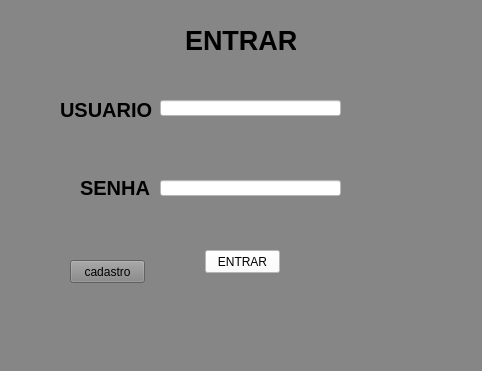
<?xml version="1.0" encoding="UTF-8"?>
<ui version="4.0">
 <class>MainWindow</class>
 <widget class="QMainWindow" name="MainWindow">
  <property name="geometry">
   <rect>
    <x>0</x>
    <y>0</y>
    <width>482</width>
    <height>371</height>
   </rect>
  </property>
  <property name="font">
   <font>
    <pointsize>8</pointsize>
    <weight>50</weight>
    <italic>false</italic>
    <bold>false</bold>
    <underline>false</underline>
    <strikeout>false</strikeout>
    <kerning>true</kerning>
   </font>
  </property>
  <property name="windowTitle">
   <string>MainWindow</string>
  </property>
  <property name="styleSheet">
   <string notr="true">

background-color: rgb(134, 134, 134);</string>
  </property>
  <widget class="QWidget" name="centralwidget">
   <widget class="QLabel" name="label">
    <property name="enabled">
     <bool>false</bool>
    </property>
    <property name="geometry">
     <rect>
      <x>185</x>
      <y>20</y>
      <width>111</width>
      <height>41</height>
     </rect>
    </property>
    <property name="font">
     <font>
      <pointsize>20</pointsize>
      <weight>75</weight>
      <italic>false</italic>
      <bold>true</bold>
      <underline>false</underline>
      <strikeout>false</strikeout>
      <kerning>true</kerning>
     </font>
    </property>
    <property name="styleSheet">
     <string notr="true">color: rgb(0, 0, 0);
color: rgb(0, 0, 0);</string>
    </property>
    <property name="text">
     <string>ENTRAR</string>
    </property>
   </widget>
   <widget class="QLabel" name="label_2">
    <property name="geometry">
     <rect>
      <x>60</x>
      <y>100</y>
      <width>101</width>
      <height>20</height>
     </rect>
    </property>
    <property name="font">
     <font>
      <pointsize>15</pointsize>
      <weight>75</weight>
      <bold>true</bold>
     </font>
    </property>
    <property name="styleSheet">
     <string notr="true">
color: rgb(0, 0, 0);</string>
    </property>
    <property name="text">
     <string>USUARIO</string>
    </property>
   </widget>
   <widget class="QLabel" name="label_3">
    <property name="geometry">
     <rect>
      <x>80</x>
      <y>180</y>
      <width>81</width>
      <height>16</height>
     </rect>
    </property>
    <property name="font">
     <font>
      <pointsize>15</pointsize>
      <weight>75</weight>
      <bold>true</bold>
     </font>
    </property>
    <property name="styleSheet">
     <string notr="true">
color: rgb(0, 0, 0);</string>
    </property>
    <property name="text">
     <string>SENHA</string>
    </property>
   </widget>
   <widget class="QLineEdit" name="user">
    <property name="geometry">
     <rect>
      <x>160</x>
      <y>100</y>
      <width>181</width>
      <height>16</height>
     </rect>
    </property>
    <property name="styleSheet">
     <string notr="true">background-color: rgb(255, 255, 255);</string>
    </property>
    <property name="text">
     <string/>
    </property>
   </widget>
   <widget class="QLineEdit" name="senha">
    <property name="geometry">
     <rect>
      <x>160</x>
      <y>180</y>
      <width>181</width>
      <height>16</height>
     </rect>
    </property>
    <property name="styleSheet">
     <string notr="true">background-color: rgb(255, 255, 255);</string>
    </property>
   </widget>
   <widget class="QPushButton" name="pushButton">
    <property name="geometry">
     <rect>
      <x>205</x>
      <y>250</y>
      <width>75</width>
      <height>23</height>
     </rect>
    </property>
    <property name="styleSheet">
     <string notr="true">background-color: rgb(255, 255, 255);</string>
    </property>
    <property name="text">
     <string>ENTRAR</string>
    </property>
   </widget>
   <widget class="QLabel" name="error">
    <property name="geometry">
     <rect>
      <x>150</x>
      <y>210</y>
      <width>181</width>
      <height>20</height>
     </rect>
    </property>
    <property name="styleSheet">
     <string notr="true">color: rgb(255, 0, 0);</string>
    </property>
    <property name="text">
     <string/>
    </property>
   </widget>
   <widget class="QPushButton" name="pushButton_2">
    <property name="geometry">
     <rect>
      <x>70</x>
      <y>260</y>
      <width>75</width>
      <height>23</height>
     </rect>
    </property>
    <property name="text">
     <string>cadastro</string>
    </property>
   </widget>
   <zorder>label</zorder>
   <zorder>label_2</zorder>
   <zorder>label_3</zorder>
   <zorder>user</zorder>
   <zorder>pushButton</zorder>
   <zorder>senha</zorder>
   <zorder>error</zorder>
   <zorder>pushButton_2</zorder>
  </widget>
  <widget class="QMenuBar" name="menubar">
   <property name="geometry">
    <rect>
     <x>0</x>
     <y>0</y>
     <width>482</width>
     <height>21</height>
    </rect>
   </property>
  </widget>
  <widget class="QStatusBar" name="statusbar"/>
 </widget>
 <resources/>
 <connections/>
</ui>
